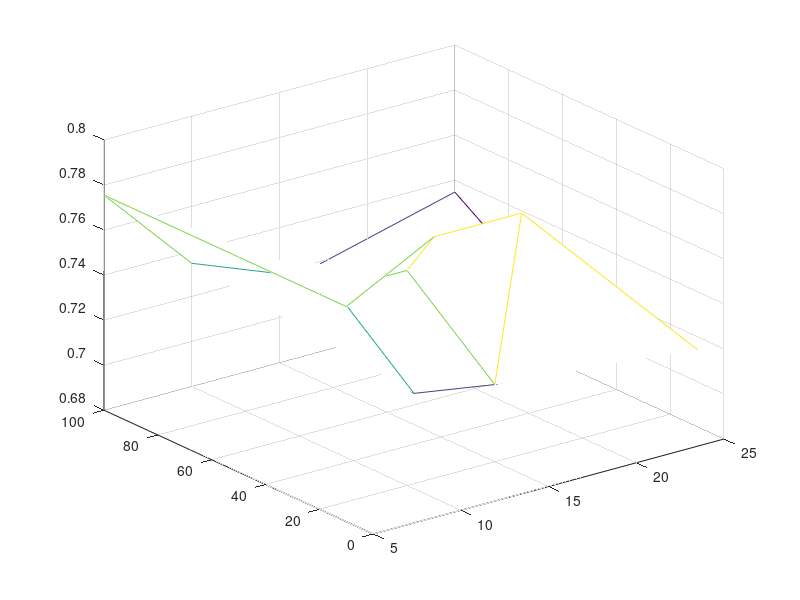

Write the MATLAB code that produced this figure.
function [] = hudgins_Project3
close all, clear all, format compact
seed0=1;	randn('seed',seed0), rand('seed',seed0)

load("cancer.mat")

X=full(X);
X=normalize(X);
shuffle_idx = randperm(length(Y));
X = X(shuffle_idx,:);
Y = Y(shuffle_idx);

ntrain = 149;
ntest = 49;
nfeatures = 32;
X_tra = X(1:ntrain, :);
Y_tra = Y(1:ntrain);
X_test = X(ntrain+1:end, :);
Y_test = Y(ntrain+1:end);

size(X)
% plot data inputs
% plot outputs as circle to 
% scale the input if you think it is needed
% create train and test set
% find numb of train data and call in ntrain, same for ntest
% 
%N0 = [5 10 15 25 50 75 100]% or, whatever you prefer
N0 = [5 10 15 25]
%N0 = 25;
%I0 = [100 250 500 1000]% or if 1000 is not enough go for more
I0 = [10 20 50 100]
%I0 = 100; %11;
% 
%A = arrayfun(@(x) mean(x.f1),S)
f = @tanh;
df = @(x) 1 - f(x)^2;
eta = 0.01;
E = []
for ni = 1:length(N0)
    num_n = N0(ni)
% 		define random initial HL weighs V, and random OL weights W
    V = rand(num_n,nfeatures);
    vsize = size(V)
    W = rand(1,num_n);

%     for i = 1:length(I0) % i is an index of an epoch or a sweep through all data
%         epochs = I0(i)
    for ei = 1:length(I0)
        epochs = I0(ei)
        epochs %#ok<*NOPRT>
        for epoch = 1:epochs
            epoch
            sq_E = 0;
            for j = 1:ntrain
                x = X(j,:);
                d = Y(j);
                u = V*x';
                y = arrayfun(f,u);
                W;
                o = W*y;
                if isnan(o)
                    return
                end
                e = d-o;
                sq_E = sq_E + e^2;
                %del_ok = e*(1-o^2)
                del_ok = e;%(1-o^2)
                dW = eta*del_ok.*y';
                max_dw = max(dW);
                min_dw = min(dW);
                
                
                dV = (eta*del_ok*W)'.*arrayfun(df,u)*x;
%                 dVa = (eta*del_ok*W)'
%                 dVb = arrayfun(df,u)
%                 dV2 = dVa.*dVb*x

                W = W + dW;
                V = V + dV;
                %pause
                
% 			input is X(j,,:)
% 				here comes your learning code which basically implements the algorithm as given in the table and example
% 
% 				you take your first data point and    
% 	    	here you calculate inputs to HL neurons, their outputs and derivatives of AF at each neuron
% 	    	input(s) to OL neuron and its output
% 	    	error_at OL neuron for a given input data
% 	    	
% 	    	EBP part comes below now
% 	    	
% 	    	delta signal for OL neuron
% 	    	delta signals for HL neurons
% 	    	
% 	    	update OL and HL weights
            end
            sq_E
        end
        %W is trained
        errors = 0;
        for j = ntrain+1:length(X)
            x = X(j,:);
            d = Y(j);
            u = V*x';
            y = arrayfun(f,u);
            W;
            o = W*y;
            if o > 1.5
                predicted_class = 2;
            else
                predicted_class = 1;
            end
            if predicted_class ~= d
                errors = errors + 1;
                predicted_class;
                d;
            end
            
        end
        errors
        accuracy = 1 - (errors/ntest)
        E(ni,ei) = accuracy
                
        
    end
%     Training is over
%     here comes calculation of the error on the test data
%     give them, find outputs see errors and save in error matrix E
%     E(n,i) = 
end
E
mesh(N0, I0, E)
% 
% find best numb of neurons and best numb of iterations.
% plotting etc
% 
% 
% % in real life you would now go an and design (i.e., retrain) your multilayer perceptron on all the data by using the best numbers
% % and your NN is designed
% 
% 
% 

% function [class] = predict(W, V, x)
%     
% end
